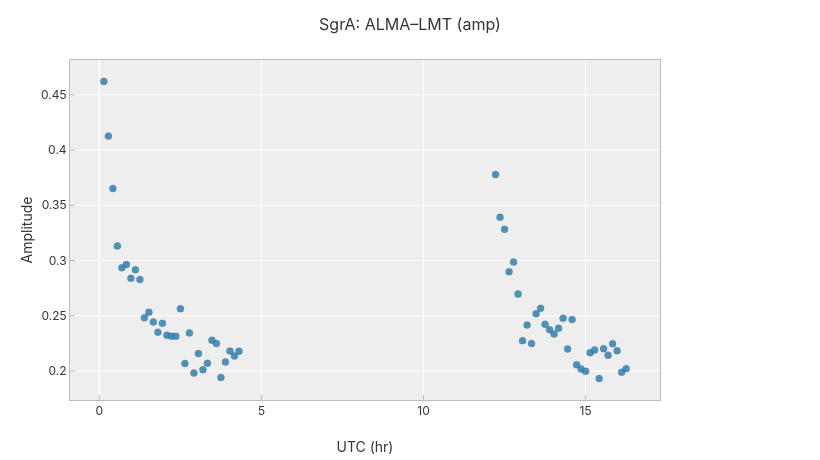

The notebook cell saved with this chart:
### Markdown cell above
## `plot_bl` — single baseline

Pass `site1` and `site2` for one specific baseline. No legend (only one trace).

### Code cell
interactive.plot_bl(obs, 'ALMA', 'LMT', 'amp', show=False)

### Figure 1 — Plotly figure (JSON) as saved in the notebook; plotly's stock layout.template omitted (floating-point values rounded to 4 significant figures; data arrays with more than 128 entries replaced by an {"elided": "..."} marker saying what was removed)
{"data": [{"customdata": {"elided": "61x5 mixed values"}, "error_y": {"array": [0.001151, 0.001151, 0.001151, 0.001151, 0.001151, 0.001151, 0.001151, 0.001151, 0.001151, 0.001151, 0.001151, 0.001151, 0.001151, 0.001151, 0.001151, 0.001151, 0.001151, 0.001151, 0.001151, 0.001151, 0.001151, 0.001151, 0.001151, 0.001151, 0.001151, 0.001151, 0.001151, 0.001151, 0.001151, 0.001151, 0.001151, 0.001151, 0.001151, 0.001151, 0.001151, 0.001151, 0.001151, 0.001151, 0.001151, 0.001151, 0.001151, 0.001151, 0.001151, 0.001151, 0.001151, 0.001151, 0.001151, 0.001151, 0.001151, 0.001151, 0.001151, 0.001151, 0.001151, 0.001151, 0.001151, 0.001151, 0.001151, 0.001151, 0.001151, 0.001151, 0.001151], "color": "rgba(0,0,0,0.3)", "thickness": 1, "type": "data", "visible": true, "width": 2}, "hovertemplate": "<b>ALMA–LMT</b><br>UTC: %{x:.3f} hr<br>amp: %{y:.4g}<br>Error: %{customdata[4]:.4g}<extra></extra>", "marker": {"line": {"color": "rgba(0,0,0,0.4)", "width": 0.5}, "opacity": 0.85, "size": 7}, "mode": "markers", "name": "ALMA-LMT", "type": "scatter", "x": [0.1389, 0.2778, 0.4167, 0.5556, 0.6944, 0.8333, 0.9722, 1.111, 1.25, 1.389, 1.528, 1.667, 1.806, 1.944, 2.083, 2.222, 2.361, 2.5, 2.639, 2.778, 2.917, 3.056, 3.194, 3.333, 3.472, 3.611, 3.75, 3.889, 4.028, 4.167, 4.306, 12.22, 12.36, 12.5, 12.64, 12.78, 12.92, 13.06, 13.19, 13.33, 13.47, 13.61, 13.75, 13.89, 14.03, 14.17, 14.31, 14.44, 14.58, 14.72, 14.86, 15.0, 15.14, 15.28, 15.42, 15.56, 15.69, 15.83, 15.97, 16.11, 16.25], "y": [0.4621, 0.4126, 0.3651, 0.3132, 0.2934, 0.2964, 0.284, 0.2916, 0.2828, 0.2482, 0.2533, 0.2444, 0.2352, 0.2432, 0.2325, 0.2316, 0.2315, 0.2564, 0.2068, 0.2346, 0.1982, 0.2159, 0.2013, 0.2071, 0.2279, 0.225, 0.1942, 0.2083, 0.2181, 0.2136, 0.218, 0.3777, 0.3392, 0.3282, 0.2899, 0.2986, 0.2697, 0.2275, 0.2417, 0.225, 0.2519, 0.2568, 0.2423, 0.2375, 0.2335, 0.2387, 0.2478, 0.22, 0.2466, 0.2058, 0.2019, 0.1998, 0.2166, 0.2191, 0.1932, 0.2202, 0.2144, 0.2247, 0.2184, 0.1989, 0.2022]}], "layout": {"colorway": ["#348ABD", "#A60628", "#7A68A6", "#4B8022", "#D55E00", "#CC79A7", "#1F471F", "#2C825D"], "font": {"color": "#333333", "family": "Inter, system-ui, -apple-system, BlinkMacSystemFont, \"Segoe UI\", Roboto, sans-serif", "size": 12}, "height": 460, "hovermode": "closest", "legend": {"bgcolor": "rgba(238,238,238,0.85)", "bordercolor": "#bcbcbc", "borderwidth": 1, "font": {"color": "#333333", "size": 11}, "itemsizing": "constant", "orientation": "v", "title": {"text": "Baseline"}, "x": 1.02, "xanchor": "left", "y": 1, "yanchor": "top"}, "margin": {"b": 60, "l": 70, "r": 160, "t": 60}, "paper_bgcolor": "#ffffff", "plot_bgcolor": "#eeeeee", "showlegend": false, "title": {"font": {"color": "#333333", "family": "Inter, system-ui, -apple-system, BlinkMacSystemFont, \"Segoe UI\", Roboto, sans-serif", "size": 16}, "text": "SgrA: ALMA–LMT (amp)", "x": 0.5, "xanchor": "center"}, "width": 820, "xaxis": {"gridcolor": "#ffffff", "linecolor": "#bcbcbc", "linewidth": 1, "mirror": true, "showline": true, "tickcolor": "#bcbcbc", "ticks": "inside", "title": {"text": "UTC (hr)"}, "zerolinecolor": "#ffffff", "zerolinewidth": 1.5}, "yaxis": {"gridcolor": "#ffffff", "linecolor": "#bcbcbc", "linewidth": 1, "mirror": true, "showline": true, "tickcolor": "#bcbcbc", "ticks": "inside", "title": {"text": "Amplitude"}, "type": "linear", "zerolinecolor": "#ffffff", "zerolinewidth": 1.5}}}
